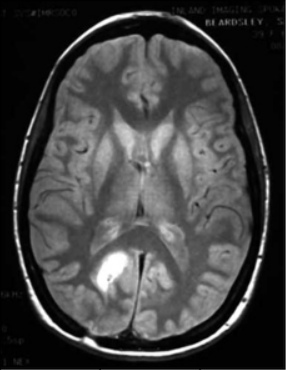
#> input picture lab5/lab5.png, 286 x 370 px
$ jupyter execute --allow-errors lab5.ipynb
#> lines starting #> are read from the running program, lines starting #| are printed output that depends on the picture; after the words box and inside, x2 and y2 are one past the last pixel; in counts of white or black regions, pixels touching at a corner belong together
[cell 1]
import cv2 as cv
import os
import numpy as np
import matplotlib.pyplot as plt

plt.figure(figsize=(10, 10))
data = np.load('lab5.npy')
#> (reads lab5/lab5.npy from the repository)
P = data.shape[0]
Q = data.shape[1]

# 3x3平滑滤波器
smoothed = cv.blur(data, (3, 3))

# 定义Sobel梯度算子
sobel_x = np.array([[-1, 0, 1],
                    [-2, 0, 2],
                    [-1, 0, 1]])

sobel_y = np.array([[-1, -2, -1],
                    [0, 0, 0],
                    [1, 2, 1]])

# 应用Sobel算子计算梯度幅值
grad_x = cv.filter2D(smoothed, -1, sobel_x)
grad_y = cv.filter2D(smoothed, -1, sobel_y)
grad_mag = np.sqrt(grad_x**2 + grad_y**2)

# 应用阈值得到二值化掩模
T = 185
mask = np.zeros_like(grad_mag)  #初始化一个大小相同的全0矩阵
mask[grad_mag > T] = 255

plt.subplot(2,3,1)
plt.title("Origin Image")
plt.imshow(data,cmap='gray')

plt.subplot(2,3,2)
plt.title("Smoothed Image")
plt.imshow(smoothed,cmap='gray')

plt.subplot(2,3,3)
plt.title("Grad_mag Image")
plt.imshow(grad_mag,cmap='gray')

plt.subplot(2,3,4)
plt.title("Segment Result")
plt.imshow(mask,cmap='gray')

Img_final = data - mask
Img_final[Img_final < 250] = 0

# 去除brain边界灰度值较高的部分，获取中间病变部分
Img_final[:,[i for i in range(Q) if i < 80 or i > 150 ]] = 0
Img_final[[i for i in range(P) if i > 300 or i < 240],:] = 0

# 输出最终病变图像
plt.subplot(2,3,5)
plt.title("Result_1")
plt.imshow(Img_final,cmap='gray')
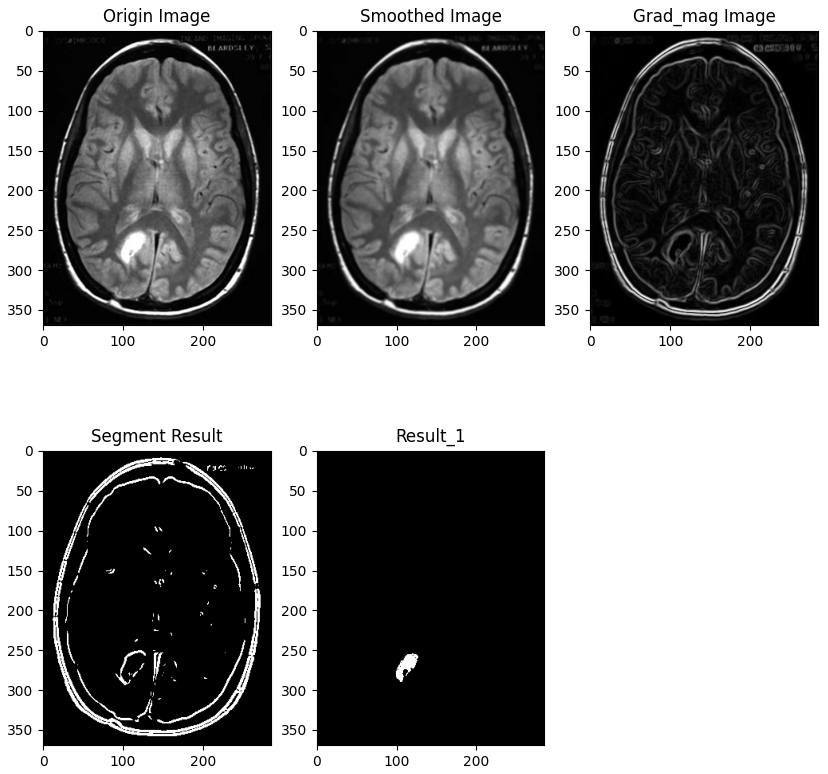
#> figure drawn by matplotlib, 5 panels

[cell 2]
plt.figure(figsize=(10, 10))
data = np.load('lab5.npy')

plt.subplot(2,3,1)
plt.title("Origin Image")
plt.imshow(data,cmap='gray')

# 全局阈值分割
# 计算图像的平均灰度值

# 由于原图中灰度分布在病变部位不是十分明显，故只对病变部位大致区域的部分(80:135,240:300)进行全局阈值分割与Otsu最优阈值分割
# 输出图像时再将这个区域之外的内容灰度值置0
data[:,[i for i in range(Q) if i < 80 or i > 135]] = 255
data[[i for i in range(P) if i > 300 or i < 240],:] = 255

mean_val = np.mean(data)
# 阈值T，预定值T0
T = int(mean_val)
T0 = 1
# 迭代计算阈值，直到收敛
while True:
    # 计算两个区域的平均灰度值
    G1 = np.mean(data[data < T])
    G2 = np.mean(data[data >= T])

    new_T = int((G1 + G2) / 2)

    # 如果新的阈值与旧的阈值相同，则停止迭代
    if np.abs(T - new_T) <= T0:
        break
    T = new_T

# 应用阈值得到二值化掩模
global_mask = np.zeros_like(data)
data[:,[i for i in range(Q) if i < 80 or i > 135 ]] = 0
data[[i for i in range(P) if i > 300 or i < 240],:] = 0
global_mask[data >= T] = 255

# Otsu最优阈值分割
data[:,[i for i in range(Q) if i < 80 or i > 135]] = 255
data[[i for i in range(P) if i > 300 or i < 240],:] = 255
# 计算图像的直方图
hist, bins = np.histogram(data, bins=256, range=(0, 256))
# 计算图像的像素总数
total_pixels = P * Q
hist = hist / total_pixels
# 初始化最大方差和最优阈值
max_var = 0
optimal_T = 0

# 遍历所有可能的阈值
for I in range(256):
    # 计算两个区域的像素数和像素值的和
    P1 = np.sum(hist[:I])
    P2 = 1 - P1
    # 累计均值
    m_k = np.sum(hist[:I] * np.arange(I))
    # 全局均值
    m_G = np.sum(hist[:] * np.arange(256))

    if(P2 == 0 or P1 == 0):
        continue

    # 计算类间方差
    var = (m_G * P1 - m_k)**2 / P1 / P2
    # 如果类间方差更大，则更新最大方差和最优阈值
    if var > max_var:
        max_var = var
        optimal_T = I

# 应用阈值得到二值化掩模
otsu_mask = np.zeros_like(data)
data[:,[i for i in range(Q) if i < 80 or i > 135 ]] = 0
data[[i for i in range(P) if i > 300 or i < 240],:] = 0
otsu_mask[data >= optimal_T] = 255


plt.subplot(2,3,2)
plt.title("After Global")
plt.imshow(global_mask,cmap='gray')

plt.subplot(2,3,3)
plt.title("After Otsu")
plt.imshow(otsu_mask,cmap='gray')
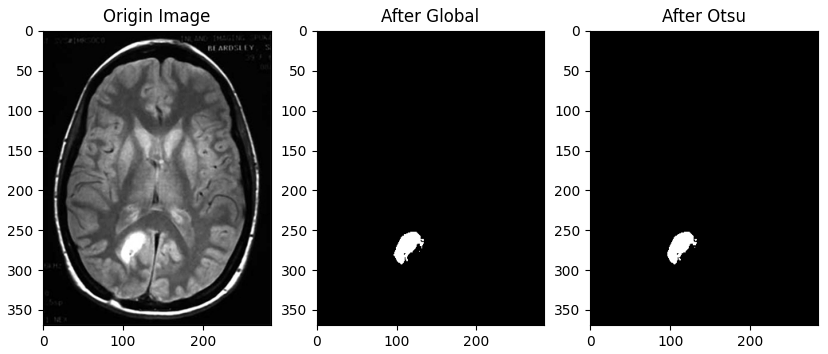
#> figure drawn by matplotlib, 3 panels

[cell 3]
plt.figure(figsize=(10, 10))
data = np.load('lab5.npy')

plt.subplot(2,3,1)
plt.title("Origin Image")
plt.imshow(data,cmap='gray')

# ----------------------------------
# 区域生长
# ----------------------------------

# 选择种子点(于病变部位区域内)
seed_point = (260, 110)
# 初始化二值化掩模
region_growing_mask = np.zeros_like(data)
# 初始化队列
queue = [seed_point]
# 设置阈值
T = 230
# 执行区域生长
while len(queue) > 0:
    # 取出队列中的下一个点
    point = queue.pop(0)
    # 如果该点在病变区域内且未被访问过，则标记为病变区域
    if data[point] > T and region_growing_mask[point] == 0:
        region_growing_mask[point] = 255
        # 将相邻的点加入队列
        if point[0] > 0:
            queue.append((point[0]-1, point[1]))
        if point[0] < data.shape[0]-1:
            queue.append((point[0]+1, point[1]))
        if point[1] > 0:
            queue.append((point[0], point[1]-1))
        if point[1] < data.shape[1]-1:
            queue.append((point[0], point[1]+1))

# 计算病变体积
lesion_volume = np.count_nonzero(region_growing_mask) * 1 * 1 * 1

plt.subplot(2,3,2)
plt.title("Region_Growing")
plt.imshow(region_growing_mask,cmap='gray')

print("病变体积为：" + str(lesion_volume) + "mm^3")
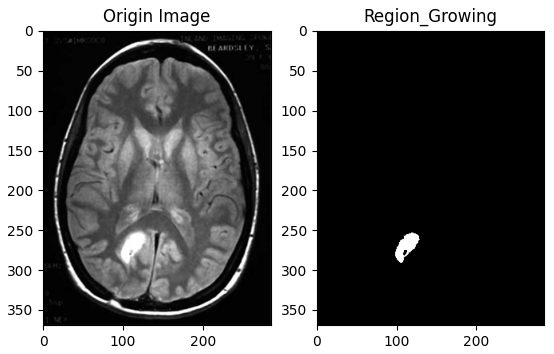
#> figure drawn by matplotlib, 2 panels

[cell 4]
from sklearn.cluster import KMeans

plt.figure(figsize=(10, 10))
data = np.load('lab5.npy')

plt.subplot(2,3,1)
plt.title("Origin Image")
plt.imshow(data,cmap='gray')

# -------------------
# K均值聚类
# -------------------

# 对病变部位大致区域的部分(80:135,240:300)作Kmeans聚类
# 将图像转换为2D像素数组并执行K均值聚类
data[:,[i for i in range(Q) if i < 80 or i > 135 ]] = 255
data[[i for i in range(P) if i > 300 or i < 240],:] = 255
x = data.reshape(-1, 1)
kmeans = KMeans(n_clusters=2, random_state=0).fit(X=x)

# 将聚类标签转换为图像
kmeans_labels = kmeans.labels_.reshape(data.shape)

# 选择平均灰度值较高的标签作为病变区域
if np.mean(data[kmeans_labels == 0]) > np.mean(data[kmeans_labels == 1]):
    kmeans_mask = (kmeans_labels == 0).astype(np.uint8) * 255
else:
    kmeans_mask = (kmeans_labels == 1).astype(np.uint8) * 255

kmeans_mask[:,[i for i in range(Q) if i < 80 or i > 135 ]] = 0
kmeans_mask[[i for i in range(P) if i > 300 or i < 240],:] = 0
# 计算病变体积
lesion_volume_kmeans = np.count_nonzero(kmeans_mask) * 1 * 1 * 1
print("病变体积为：" + str(lesion_volume_kmeans) + "mm^3")

plt.subplot(2,3,2)
plt.title("Kmeans Image")
plt.imshow(kmeans_mask,cmap='gray')

[cell 5]
from sklearn.cluster import KMeans
from skimage.segmentation import slic
from skimage.segmentation import mark_boundaries
from skimage.filters import sobel
from skimage.segmentation import watershed
from scipy import ndimage as ndi

plt.figure(figsize=(10, 10))
data = np.load('lab5.npy')

plt.subplot(2,3,1)
plt.title("Origin Image")
plt.imshow(data,cmap='gray')

# ----------------------------
# 图割
# ----------------------------
# 执行图割分割

img = cv.imread('lab5.png')
#> img is the input picture: shape (370, 286, 3); min 0, max 255, mean 65.9

# 定义矩形，表示待分割区域
rect = (30,140,215,230)
# (30,150,215,230)
# 定义掩码，初始化为0
mask = np.zeros(img.shape[:2], np.uint8)

# 定义前景和背景模型，初始化为0
bgdModel = np.zeros((1, 65), np.float64)
fgdModel = np.zeros((1, 65), np.float64)
# 进行图像分割
cv.grabCut(img, mask, rect, bgdModel, fgdModel, 5, cv.GC_INIT_WITH_RECT)

# 将掩码中为0的像素设置为背景，其余像素设置为前景
mask2 = np.where((mask == 2) | (mask == 0), 0, 1).astype('uint8')
# 将掩码应用于原始图像，提取前景
img = img * mask2[:, :, np.newaxis]
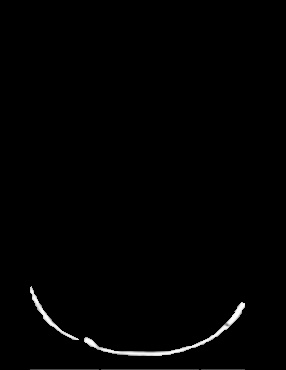
#> img: shape (370, 286, 3); min 0, max 254, mean 2.4
img[:,[i for i in range(Q) if i < 80 or i > 135 ]] = 0
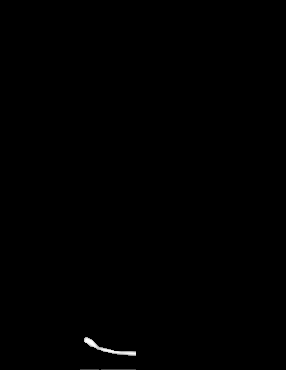
#> img: shape (370, 286, 3); 0.98% of pixels changed, all inside (x1, y1, x2, y2) = (30, 286, 245, 370)
img[[i for i in range(P) if i > 300 or i < 240],:] = 0
#> img: shape (370, 286, 3); 0.28% of pixels changed, all inside (x1, y1, x2, y2) = (80, 337, 136, 370)
# 显示结果
plt.subplot(2,3,2)
plt.title("Graph Cuts")
plt.imshow(img,cmap='gray')

# graphcuts_mask
# 计算病变体积
lesion_volume_graphcuts = np.count_nonzero(img) /3 * 1 * 1 * 1
#> lesion_volume_graphcuts = 0
print("病变体积为：" + str(lesion_volume_graphcuts) + "mm^3")
#| 病变体积为：0.0mm^3
